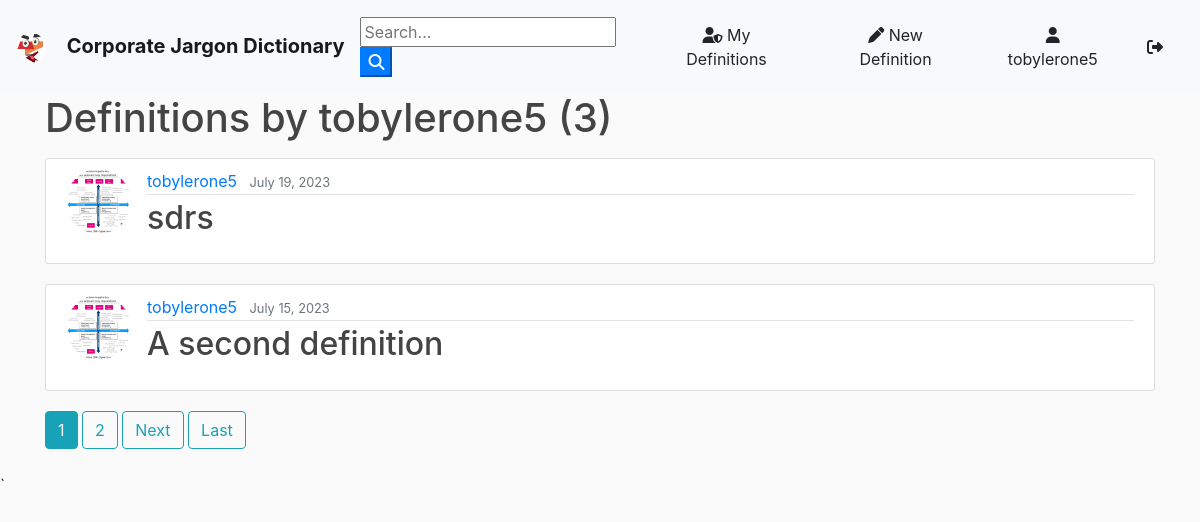
Page /user/tobylerone5 (signed in) on the committed database.
### blog/models.py (models this page shows, shortened)
class Definition(models.Model):
	word = models.CharField(max_length=100)
	description = models.TextField()
	date_posted = models.DateTimeField(default=timezone.now)
	author = models.ForeignKey(User, on_delete=models.CASCADE)
	likes = models.ManyToManyField(User, related_name='definitions')

### users/models.py (models this page shows, shortened)
class Profile(models.Model):
    user = models.OneToOneField(User, on_delete=models.CASCADE)
    image = models.ImageField(default='default.jpg', upload_to='profile_pics')

### blog/views.py (the view)
# urls.py: path('user/<str:username>', UserDefinitionListView.as_view(), name='user-definitions'),
class UserDefinitionListView(ListView):
    model = Definition
    template_name = 'blog/user_definitions.html'  # <app>/<model>_<viewtype>.html
    context_object_name = 'definitions'
    paginate_by = 2
    def get_queryset(self):
        user = get_object_or_404(User, username=self.kwargs.get('username'))
        return Definition.objects.filter(author=user).order_by('-date_posted')

### blog/templates/blog/user_definitions.html (shortened to what this page needs)
{% extends "blog/base.html" %}
{% block content %}
    <h1 class="mb-3">Definitions by {{ view.kwargs.username }} ({{ page_obj.paginator.count }})</h1>
    {% for definition in definitions %}
        <article class="media content-section">
          <img class="rounded-circle article-img" src="{{ definition.author.profile.image.url }}">
          <div class="media-body">
            <div class="article-metadata">
              <a class="mr-2" href="{% url 'user-definitions' definition.author.username %}">{{ definition.author }}</a>
              <small class="text-muted">{{ definition.date_posted|date:"F d, Y" }}</small>
            </div>
            <h2><a class="article-title" href="{% url 'definition-detail' definition.id %}">{{ definition.word }}</a></h2>
          </div>
        </article>
    {% endfor %}
    {% if is_paginated %}
      {% for num in page_obj.paginator.page_range %}
        {% if page_obj.number == num %}
          <a class="btn btn-info mb-4" href="?page={{ num }}">{{ num }}</a>
        {% elif num > page_obj.number|add:'-3' and num < page_obj.number|add:'3' %}
          <a class="btn btn-outline-info mb-4" href="?page={{ num }}">{{ num }}</a>
        {% endif %}
      {% endfor %}
      {% if page_obj.has_next %}
        <a class="btn btn-outline-info mb-4" href="?page={{ page_obj.next_page_number }}">Next</a>
        <a class="btn btn-outline-info mb-4" href="?page={{ page_obj.paginator.num_pages }}">Last</a>
      {% endif %}
    {% endif %}
{% endblock content %}

### blog/templates/blog/base.html (shortened to what this page needs)
{% load static %}
<!doctype html>
<html lang="en">
  <head>
    <link rel="stylesheet" href="https://stackpath.bootstrapcdn.com/bootstrap/4.3.1/css/bootstrap.min.css">
    <link rel="stylesheet" href="https://use.fontawesome.com/releases/v6.4.0/css/all.css" >
    <link rel="stylesheet" href="{% static 'blog/main.css' %}">
</head>
  <body>
        <nav class="navbar navbar-expand-lg navbar-light bg-light">
                <a class="navbar-brand font-weight-bold" href="{% url 'blog-home' %}">
                  <img class="rounded-circle site-logo" src="{{ MEDIA_URL }}/branding/langdaddy.png">
                  Corporate Jargon Dictionary
                </a>
                <div class="collapse navbar-collapse" id="navbarSupportedContent">
                  <form id="searchform" action="{% url 'search' %}" method="get">
                    <input type="text" name="q" type="text" value="{{ request.GET.q }}" placeholder="Search..." />
                    <button type="button" onclick="searchform.submit()" class=" text-black my-color btn-primary"><i class="fa fa-search"></i></button>
                  </form>
                    {% if user.is_authenticated %}
                    <a href="{% url 'user-definitions' user %}" class="btn text-black m-2"><i class="fas fa-user-shield"></i> My Definitions</a>
                    <a href="{% url 'definition-create' %} " class="btn text-black m-2"><i class="fas fa-pen"></i> New Definition</a>
                    <a href="{% url 'profile' %} " class="btn text-black m-2"><i class="fas fa-user"></i> {{ user.username }}</a>
                    <a title="Log out" href="{% url 'logout' %} " class="btn text-black m-2"><i class="fas fa-sign-out-alt"></i></a>
                    {% else %}
                    <a href="{% url 'login' %} " class="btn text-black m-2"><i class="fas fa-user-tie"></i> Log In</a>
                    <a href="{% url 'register' %} " class="btn text-black m-2"> <i class="fas fa-sign-in-alt"></i> Sign Up</a>
                    {% endif %}
                </div>
              </nav>
      <div class="container my-bg">
    {% block content %}
    {% endblock  %}
</div>`
  </body>
</html>

### blog/static/blog/main.css (style rules this page uses)
body { background: #fafafa; color: #333333; margin-top: 0; }
h1, h2, h3, h4, h5, h6 { color: #444444; }
.site-logo { height: 30px; width: 30px; margin-right: 16px; }
.content-section { background: #ffffff; padding: 10px 20px; border: 1px solid #dddddd; border-radius: 3px; margin-bottom: 20px; }
.article-title { color: #444444; }
.article-img { height: 65px; width: 65px; margin-right: 16px; }
.article-metadata { padding-bottom: 1px; margin-bottom: 4px; border-bottom: 1px solid #e3e3e3 }

### rows in the picture
Definition: author.profile.image (picture), author "tobylerone5", date_posted "July 19, 2023", word "sdrs"
Definition: author.profile.image (picture), author "tobylerone5", date_posted "July 15, 2023", word "A second definition"

### other values in the picture
{{ user.username }} "tobylerone5"
{{ view.kwargs.username }} "tobylerone5"
{{ page_obj.paginator.count }} "3"
{{ num }} "1"
{{ num }} "2"
